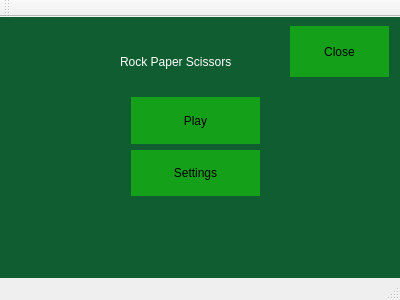
<?xml version="1.0" encoding="UTF-8"?>
<ui version="4.0">
 <class>MainWindow</class>
 <widget class="QMainWindow" name="MainWindow">
  <property name="geometry">
   <rect>
    <x>0</x>
    <y>0</y>
    <width>400</width>
    <height>300</height>
   </rect>
  </property>
  <property name="windowTitle">
   <string>MainWindow</string>
  </property>
  <widget class="QWidget" name="centralWidget">
   <widget class="QStackedWidget" name="stackedWidget">
    <property name="geometry">
     <rect>
      <x>0</x>
      <y>-11</y>
      <width>401</width>
      <height>301</height>
     </rect>
    </property>
    <property name="styleSheet">
     <string notr="true">background-color: rgb(15, 93, 48);</string>
    </property>
    <property name="currentIndex">
     <number>0</number>
    </property>
    <widget class="QWidget" name="page">
     <widget class="QLabel" name="label">
      <property name="geometry">
       <rect>
        <x>120</x>
        <y>30</y>
        <width>149</width>
        <height>51</height>
       </rect>
      </property>
      <property name="styleSheet">
       <string notr="true">background-color: rgba(255, 255, 255, 0);
color: rgb(255, 255, 255);
border: none;</string>
      </property>
      <property name="text">
       <string>Rock Paper Scissors</string>
      </property>
     </widget>
     <widget class="QPushButton" name="CloseButton">
      <property name="geometry">
       <rect>
        <x>290</x>
        <y>20</y>
        <width>99</width>
        <height>51</height>
       </rect>
      </property>
      <property name="styleSheet">
       <string notr="true">background-color: rgb(21, 160, 26);
border: none</string>
      </property>
      <property name="text">
       <string>Close</string>
      </property>
     </widget>
     <widget class="QWidget" name="layoutWidget">
      <property name="geometry">
       <rect>
        <x>120</x>
        <y>80</y>
        <width>151</width>
        <height>121</height>
       </rect>
      </property>
      <layout class="QVBoxLayout" name="verticalLayout">
       <item>
        <widget class="QPushButton" name="PlayButton">
         <property name="sizePolicy">
          <sizepolicy hsizetype="Minimum" vsizetype="Preferred">
           <horstretch>0</horstretch>
           <verstretch>0</verstretch>
          </sizepolicy>
         </property>
         <property name="styleSheet">
          <string notr="true">background-color: rgb(21, 160, 26);
border: none</string>
         </property>
         <property name="text">
          <string>Play</string>
         </property>
        </widget>
       </item>
       <item>
        <widget class="QPushButton" name="SettingsButton">
         <property name="sizePolicy">
          <sizepolicy hsizetype="Minimum" vsizetype="Preferred">
           <horstretch>0</horstretch>
           <verstretch>0</verstretch>
          </sizepolicy>
         </property>
         <property name="styleSheet">
          <string notr="true">background-color: rgb(21, 160, 26);
border: none</string>
         </property>
         <property name="text">
          <string>Settings</string>
         </property>
        </widget>
       </item>
      </layout>
     </widget>
    </widget>
    <widget class="QWidget" name="page_2">
     <widget class="QLabel" name="label_2">
      <property name="geometry">
       <rect>
        <x>120</x>
        <y>30</y>
        <width>161</width>
        <height>22</height>
       </rect>
      </property>
      <property name="styleSheet">
       <string notr="true">background-color: rgba(21, 160, 26, 0);
color: rgb(255, 255, 255);
border: none</string>
      </property>
      <property name="text">
       <string>Which do you choose?</string>
      </property>
     </widget>
     <widget class="QWidget" name="layoutWidget">
      <property name="geometry">
       <rect>
        <x>40</x>
        <y>80</y>
        <width>311</width>
        <height>51</height>
       </rect>
      </property>
      <layout class="QHBoxLayout" name="horizontalLayout">
       <item>
        <widget class="QPushButton" name="RockButton">
         <property name="sizePolicy">
          <sizepolicy hsizetype="Minimum" vsizetype="Preferred">
           <horstretch>0</horstretch>
           <verstretch>0</verstretch>
          </sizepolicy>
         </property>
         <property name="styleSheet">
          <string notr="true">background-color: rgb(21, 160, 26);
border: none</string>
         </property>
         <property name="text">
          <string>Rock</string>
         </property>
        </widget>
       </item>
       <item>
        <widget class="QPushButton" name="PaperButton">
         <property name="sizePolicy">
          <sizepolicy hsizetype="Minimum" vsizetype="Preferred">
           <horstretch>0</horstretch>
           <verstretch>0</verstretch>
          </sizepolicy>
         </property>
         <property name="styleSheet">
          <string notr="true">background-color: rgb(21, 160, 26);
border: none</string>
         </property>
         <property name="text">
          <string>Paper</string>
         </property>
        </widget>
       </item>
       <item>
        <widget class="QPushButton" name="ScissorsButton">
         <property name="sizePolicy">
          <sizepolicy hsizetype="Minimum" vsizetype="Preferred">
           <horstretch>0</horstretch>
           <verstretch>0</verstretch>
          </sizepolicy>
         </property>
         <property name="styleSheet">
          <string notr="true">background-color: rgb(21, 160, 26);
border: none</string>
         </property>
         <property name="text">
          <string>Scissors</string>
         </property>
        </widget>
       </item>
      </layout>
     </widget>
     <widget class="QLabel" name="outcomeLabel">
      <property name="geometry">
       <rect>
        <x>30</x>
        <y>160</y>
        <width>351</width>
        <height>22</height>
       </rect>
      </property>
      <property name="styleSheet">
       <string notr="true">border: none;
background-color: rgba(255, 255, 255, 0);</string>
      </property>
      <property name="text">
       <string/>
      </property>
     </widget>
     <widget class="QWidget" name="horizontalLayoutWidget">
      <property name="geometry">
       <rect>
        <x>270</x>
        <y>190</y>
        <width>101</width>
        <height>61</height>
       </rect>
      </property>
      <layout class="QHBoxLayout" name="ContinueLayout"/>
     </widget>
    </widget>
    <widget class="QWidget" name="page_3">
     <widget class="QLabel" name="label_3">
      <property name="geometry">
       <rect>
        <x>170</x>
        <y>70</y>
        <width>81</width>
        <height>22</height>
       </rect>
      </property>
      <property name="styleSheet">
       <string notr="true">background-color: rgba(255, 255, 255, 0);
border: none;</string>
      </property>
      <property name="text">
       <string>Play Again?</string>
      </property>
     </widget>
     <widget class="QWidget" name="layoutWidget">
      <property name="geometry">
       <rect>
        <x>100</x>
        <y>130</y>
        <width>206</width>
        <height>51</height>
       </rect>
      </property>
      <layout class="QHBoxLayout" name="horizontalLayout_3">
       <item>
        <widget class="QPushButton" name="YesButton">
         <property name="sizePolicy">
          <sizepolicy hsizetype="Minimum" vsizetype="Preferred">
           <horstretch>0</horstretch>
           <verstretch>0</verstretch>
          </sizepolicy>
         </property>
         <property name="styleSheet">
          <string notr="true">background-color: rgb(21, 160, 26);
border: none</string>
         </property>
         <property name="text">
          <string>Yes</string>
         </property>
        </widget>
       </item>
       <item>
        <widget class="QPushButton" name="NoButton">
         <property name="sizePolicy">
          <sizepolicy hsizetype="Minimum" vsizetype="Preferred">
           <horstretch>0</horstretch>
           <verstretch>0</verstretch>
          </sizepolicy>
         </property>
         <property name="styleSheet">
          <string notr="true">background-color: rgb(21, 160, 26);
border: none</string>
         </property>
         <property name="text">
          <string>No</string>
         </property>
        </widget>
       </item>
      </layout>
     </widget>
    </widget>
   </widget>
  </widget>
  <widget class="QToolBar" name="mainToolBar">
   <attribute name="toolBarArea">
    <enum>TopToolBarArea</enum>
   </attribute>
   <attribute name="toolBarBreak">
    <bool>false</bool>
   </attribute>
  </widget>
  <widget class="QStatusBar" name="statusBar"/>
 </widget>
 <layoutdefault spacing="6" margin="11"/>
 <resources/>
 <connections/>
</ui>
